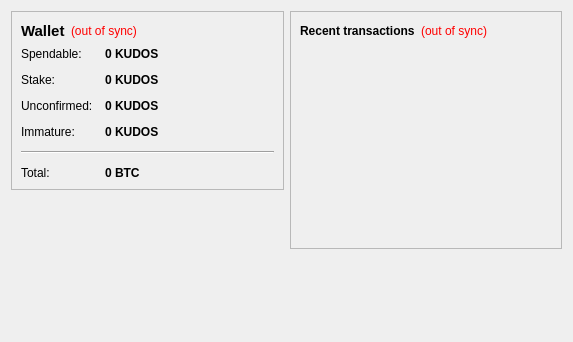
<?xml version="1.0" encoding="UTF-8"?>
<ui version="4.0">
 <class>OverviewPage</class>
 <widget class="QWidget" name="OverviewPage">
  <property name="geometry">
   <rect>
    <x>0</x>
    <y>0</y>
    <width>573</width>
    <height>342</height>
   </rect>
  </property>
  <property name="windowTitle">
   <string>Form</string>
  </property>
  <layout class="QHBoxLayout" name="horizontalLayout" stretch="1,1">
   <item>
    <layout class="QVBoxLayout" name="verticalLayout_2">
     <item>
      <widget class="QFrame" name="frame">
       <property name="frameShape">
        <enum>QFrame::StyledPanel</enum>
       </property>
       <property name="frameShadow">
        <enum>QFrame::Raised</enum>
       </property>
       <layout class="QVBoxLayout" name="verticalLayout_4">
        <item>
         <layout class="QHBoxLayout" name="horizontalLayout_4">
          <item>
           <widget class="QLabel" name="label_5">
            <property name="font">
             <font>
              <pointsize>11</pointsize>
              <weight>75</weight>
              <bold>true</bold>
             </font>
            </property>
            <property name="text">
             <string>Wallet</string>
            </property>
           </widget>
          </item>
          <item>
           <widget class="QLabel" name="labelWalletStatus">
            <property name="toolTip">
             <string>The displayed information may be out of date. Your wallet automatically synchronizes with the KudosCoin network after a connection is established, but this process has not completed yet.</string>
            </property>
            <property name="styleSheet">
             <string notr="true">QLabel { color: red; }</string>
            </property>
            <property name="text">
             <string notr="true">(out of sync)</string>
            </property>
            <property name="alignment">
             <set>Qt::AlignLeading|Qt::AlignLeft|Qt::AlignVCenter</set>
            </property>
           </widget>
          </item>
          <item>
           <spacer name="horizontalSpacer_2">
            <property name="orientation">
             <enum>Qt::Horizontal</enum>
            </property>
            <property name="sizeHint" stdset="0">
             <size>
              <width>40</width>
              <height>20</height>
             </size>
            </property>
           </spacer>
          </item>
         </layout>
        </item>
        <item>
         <layout class="QFormLayout" name="formLayout_2">
          <property name="fieldGrowthPolicy">
           <enum>QFormLayout::AllNonFixedFieldsGrow</enum>
          </property>
          <property name="horizontalSpacing">
           <number>12</number>
          </property>
          <property name="verticalSpacing">
           <number>12</number>
          </property>
          <item row="0" column="0">
           <widget class="QLabel" name="label">
            <property name="text">
             <string>Spendable:</string>
            </property>
           </widget>
          </item>
          <item row="0" column="1">
           <widget class="QLabel" name="labelBalance">
            <property name="font">
             <font>
              <weight>75</weight>
              <bold>true</bold>
             </font>
            </property>
            <property name="cursor">
             <cursorShape>IBeamCursor</cursorShape>
            </property>
            <property name="toolTip">
             <string>Your current spendable balance</string>
            </property>
            <property name="text">
             <string notr="true">0 KUDOS</string>
            </property>
            <property name="textInteractionFlags">
             <set>Qt::LinksAccessibleByMouse|Qt::TextSelectableByKeyboard|Qt::TextSelectableByMouse</set>
            </property>
           </widget>
          </item>
          <item row="1" column="0">
           <widget class="QLabel" name="label_6">
            <property name="text">
             <string>Stake:</string>
            </property>
           </widget>
          </item>
          <item row="1" column="1">
           <widget class="QLabel" name="labelStake">
            <property name="font">
             <font>
              <weight>75</weight>
              <bold>true</bold>
             </font>
            </property>
            <property name="cursor">
             <cursorShape>IBeamCursor</cursorShape>
            </property>
            <property name="toolTip">
             <string>Total of coins that was staked, and do not yet count toward the current balance</string>
            </property>
            <property name="text">
             <string notr="true">0 KUDOS</string>
            </property>
            <property name="textInteractionFlags">
             <set>Qt::LinksAccessibleByMouse|Qt::TextSelectableByKeyboard|Qt::TextSelectableByMouse</set>
            </property>
           </widget>
          </item>
          <item row="2" column="0">
           <widget class="QLabel" name="label_3">
            <property name="text">
             <string>Unconfirmed:</string>
            </property>
           </widget>
          </item>
          <item row="2" column="1">
           <widget class="QLabel" name="labelUnconfirmed">
            <property name="font">
             <font>
              <weight>75</weight>
              <bold>true</bold>
             </font>
            </property>
            <property name="cursor">
             <cursorShape>IBeamCursor</cursorShape>
            </property>
            <property name="toolTip">
             <string>Total of transactions that have yet to be confirmed, and do not yet count toward the current balance</string>
            </property>
            <property name="text">
             <string notr="true">0 KUDOS</string>
            </property>
            <property name="textInteractionFlags">
             <set>Qt::LinksAccessibleByMouse|Qt::TextSelectableByKeyboard|Qt::TextSelectableByMouse</set>
            </property>
           </widget>
          </item>
          <item row="3" column="0">
           <widget class="QLabel" name="labelImmatureText">
            <property name="text">
             <string>Immature:</string>
            </property>
           </widget>
          </item>
          <item row="3" column="1">
           <widget class="QLabel" name="labelImmature">
            <property name="font">
             <font>
              <weight>75</weight>
              <bold>true</bold>
             </font>
            </property>
            <property name="toolTip">
             <string>Mined balance that has not yet matured</string>
            </property>
            <property name="text">
             <string notr="true">0 KUDOS</string>
            </property>
            <property name="textInteractionFlags">
             <set>Qt::LinksAccessibleByMouse|Qt::TextSelectableByKeyboard|Qt::TextSelectableByMouse</set>
            </property>
           </widget>
          </item>
          <item row="4" column="0" colspan="2">
           <widget class="Line" name="line">
            <property name="orientation">
             <enum>Qt::Horizontal</enum>
            </property>
           </widget>
          </item>
          <item row="5" column="0">
           <widget class="QLabel" name="labelTotalText">
            <property name="text">
             <string>Total:</string>
            </property>
           </widget>
          </item>
          <item row="5" column="1">
           <widget class="QLabel" name="labelTotal">
            <property name="font">
             <font>
              <weight>75</weight>
              <bold>true</bold>
             </font>
            </property>
            <property name="cursor">
             <cursorShape>IBeamCursor</cursorShape>
            </property>
            <property name="toolTip">
             <string>Your current total balance</string>
            </property>
            <property name="text">
             <string notr="true">0 BTC</string>
            </property>
            <property name="textInteractionFlags">
             <set>Qt::LinksAccessibleByMouse|Qt::TextSelectableByKeyboard|Qt::TextSelectableByMouse</set>
            </property>
           </widget>
          </item>
         </layout>
        </item>
       </layout>
      </widget>
     </item>
     <item>
      <spacer name="verticalSpacer">
       <property name="orientation">
        <enum>Qt::Vertical</enum>
       </property>
       <property name="sizeHint" stdset="0">
        <size>
         <width>20</width>
         <height>40</height>
        </size>
       </property>
      </spacer>
     </item>
    </layout>
   </item>
   <item>
    <layout class="QVBoxLayout" name="verticalLayout_3">
     <item>
      <widget class="QFrame" name="frame_2">
       <property name="frameShape">
        <enum>QFrame::StyledPanel</enum>
       </property>
       <property name="frameShadow">
        <enum>QFrame::Raised</enum>
       </property>
       <layout class="QVBoxLayout" name="verticalLayout">
        <item>
         <layout class="QHBoxLayout" name="horizontalLayout_2">
          <item>
           <widget class="QLabel" name="label_4">
            <property name="text">
             <string>&lt;b&gt;Recent transactions&lt;/b&gt;</string>
            </property>
           </widget>
          </item>
          <item>
           <widget class="QLabel" name="labelTransactionsStatus">
            <property name="toolTip">
             <string>The displayed information may be out of date. Your wallet automatically synchronizes with the KudosCoin network after a connection is established, but this process has not completed yet.</string>
            </property>
            <property name="styleSheet">
             <string notr="true">QLabel { color: red; }</string>
            </property>
            <property name="text">
             <string notr="true">(out of sync)</string>
            </property>
            <property name="alignment">
             <set>Qt::AlignRight|Qt::AlignTrailing|Qt::AlignVCenter</set>
            </property>
           </widget>
          </item>
          <item>
           <spacer name="horizontalSpacer">
            <property name="orientation">
             <enum>Qt::Horizontal</enum>
            </property>
            <property name="sizeHint" stdset="0">
             <size>
              <width>40</width>
              <height>20</height>
             </size>
            </property>
           </spacer>
          </item>
         </layout>
        </item>
        <item>
         <widget class="QListView" name="listTransactions">
          <property name="styleSheet">
           <string notr="true">QListView { background: transparent; }</string>
          </property>
          <property name="frameShape">
           <enum>QFrame::NoFrame</enum>
          </property>
          <property name="verticalScrollBarPolicy">
           <enum>Qt::ScrollBarAlwaysOff</enum>
          </property>
          <property name="horizontalScrollBarPolicy">
           <enum>Qt::ScrollBarAlwaysOff</enum>
          </property>
          <property name="selectionMode">
           <enum>QAbstractItemView::NoSelection</enum>
          </property>
         </widget>
        </item>
       </layout>
      </widget>
     </item>
     <item>
      <spacer name="verticalSpacer_2">
       <property name="orientation">
        <enum>Qt::Vertical</enum>
       </property>
       <property name="sizeHint" stdset="0">
        <size>
         <width>20</width>
         <height>40</height>
        </size>
       </property>
      </spacer>
     </item>
    </layout>
   </item>
  </layout>
 </widget>
 <resources/>
 <connections/>
</ui>
